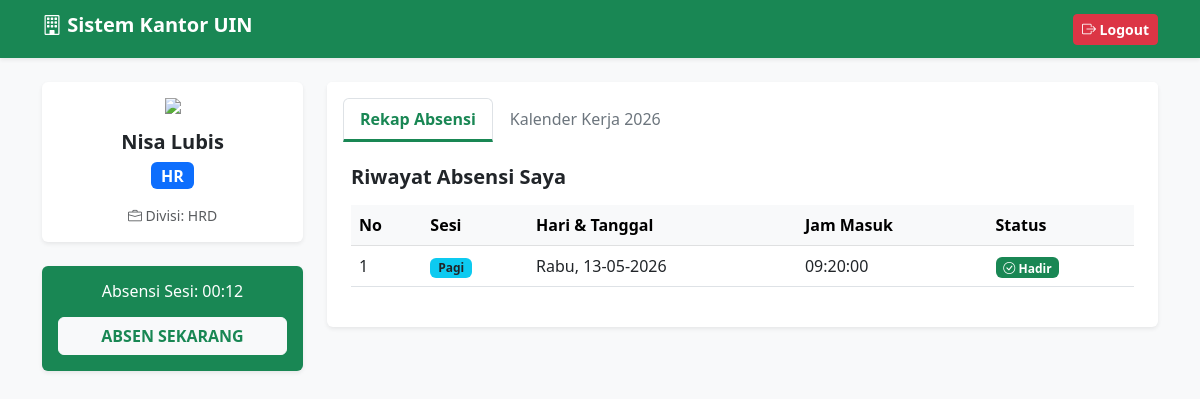
Page /dashboard.php (signed in) on the committed database.
### tables this page shows
CREATE TABLE `absensi` (
  `id_absen` int(11) NOT NULL,
  `username` varchar(50) DEFAULT NULL,
  `tanggal` date DEFAULT NULL,
  `jenis_absen` enum('Pagi','Siang','Sore') DEFAULT NULL,
  `jam_masuk` time DEFAULT NULL,
  `keterangan` enum('Hadir','Izin','Sakit') DEFAULT 'Hadir'
);

### config.php (called while the page is built, shortened)
<?php
class Database {
    private $host = "localhost";
    private $user = "root";
    private $pass = "";
    private $db   = "db_absensi";
    public function __construct() {
        $this->conn = new mysqli($this->host, $this->user, $this->pass, $this->db);
    }
}
?>

### auth.php (called while the page is built, shortened)
<?php
require_once 'config.php';
class Auth extends Database {
    public function getRekap($role, $username = null) {
        if ($role == 'Admin' || $role == 'Pendiri') {
            return $this->conn->query("SELECT absensi.*, users.nama_lengkap, users.role as user_role, users.divisi FROM absensi JOIN users ON absensi.username = users.username ORDER BY tanggal DESC, jam_masuk DESC");
        } else {
            return $this->conn->query("SELECT * FROM absensi WHERE username = '$username' ORDER BY tanggal DESC, jam_masuk DESC");
        }
    }
}
?>

### dashboard.php (the view, shortened to what this page needs)
<?php
require_once 'auth.php';
$auth = new Auth();
?>
<!DOCTYPE html>
<html lang="id">
<head>
    <link href="https://cdn.jsdelivr.net/npm/bootstrap@5.3.0/dist/css/bootstrap.min.css" rel="stylesheet">
    <link rel="stylesheet" href="https://cdn.jsdelivr.net/npm/bootstrap-icons@1.10.5/font/bootstrap-icons.css">
</head>
<body class="bg-light">
    <nav class="navbar navbar-dark bg-success shadow-sm mb-4">
        <div class="container">
            <span class="navbar-brand h1 fw-bold"><i class="bi bi-building"></i> Sistem Kantor UIN</span>
            <a href="logout.php" class="btn btn-danger btn-sm fw-bold"><i class="bi bi-box-arrow-right"></i> Logout</a>
        </div>
    </nav>
    <div class="container">
        <div class="row">
            <div class="col-md-3">
                <div class="card text-center shadow-sm mb-4 border-0">
                    <div class="card-body">
                        <img src="https://cdn-icons-png.flaticon.com/512/3135/3135715.png" width="80" class="mb-3">
                        <h5 class="fw-bold"><?=$_SESSION['nama']?></h5>
                        <p class="badge bg-primary fs-6"><?=$_SESSION['role']?></p>
                        <?php if ($_SESSION['role'] != 'Pendiri'): ?>
    <p class="text-muted small mb-0"><i class="bi bi-briefcase"></i> Divisi: <?= isset($_SESSION['divisi']) ? $_SESSION['divisi'] : '-' ?></p>
<?php endif; ?>
                    </div>
                </div>
                <?php if ($_SESSION['role'] != 'Admin'): ?>
                <div class="card shadow-sm border-0 bg-success text-white text-center mb-4">
                    <div class="card-body">
                        <h6>Absensi Sesi: <?=date('H:i')?></h6>
                        <form method="POST"><button type="submit" name="absen_sekarang" class="btn btn-light fw-bold w-100 mt-2 text-success">ABSEN SEKARANG</button></form>
                    </div>
                </div>
                <?php endif; ?>
            </div>
            <div class="col-md-9">
                <div class="card shadow-sm border-0">
                    <div class="card-header bg-white pt-3 pb-0 border-0">
                        <ul class="nav nav-tabs border-0" id="myTab" role="tablist">
                            <li class="nav-item"><button class="nav-link active" data-bs-toggle="tab" data-bs-target="#absen">Rekap Absensi</button></li>
                            <li class="nav-item"><button class="nav-link" data-bs-toggle="tab" data-bs-target="#kalender">Kalender Kerja 2026</button></li>
                        </ul>
                    </div>
                    <div class="card-body p-4 tab-content">
                        <div class="tab-pane fade show active" id="absen">
                            <h5 class="fw-bold mb-3"><?=($_SESSION['role'] == 'Admin' || $_SESSION['role'] == 'Pendiri') ? "Rekap Seluruh Karyawan" : "Riwayat Absensi Saya"?></h5>
                            <div class="table-responsive">
                                <table class="table table-hover align-middle">
                                    <thead class="table-light"><tr>
                                        <th>No</th>
                                        <th>Sesi</th><th>Hari & Tanggal</th><th>Jam Masuk</th><th>Status</th>
                                    </tr></thead>
                                    <tbody>
                                        <?php
                                        $rekap = $auth->getRekap($_SESSION['role'], $_SESSION['username']); $no=1;
                                        $daftar_hari = ['Sunday'=>'Minggu','Monday'=>'Senin','Tuesday'=>'Selasa','Wednesday'=>'Rabu','Thursday'=>'Kamis','Friday'=>'Jumat','Saturday'=>'Sabtu'];
                                        while($row = $rekap->fetch_assoc()): ?>
                                        <tr>
                                            <td><?=$no++?></td>
                                            <td><span class="badge bg-info text-dark"><?=$row['jenis_absen']?></span></td>
                                            <td><?=$daftar_hari[date('l', strtotime($row['tanggal']))]?>, <?=date('d-m-Y', strtotime($row['tanggal']))?></td>
                                            <td><?=$row['jam_masuk']?></td>
                                            <td><span class="badge bg-success"><i class="bi bi-check-circle"></i> <?=$row['keterangan']?></span></td>
                                        </tr>
                                        <?php endwhile; ?>
                                    </tbody>
                                </table>
                            </div>
                        </div>
                    </div>
                </div>
            </div>
        </div>
    </div>
</body>
</html>

### dashboard.php (style rules this page uses)
.nav-tabs .nav-link.active { font-weight: bold; color: #198754; border-bottom: 3px solid #198754; }
.nav-tabs .nav-link { color: #6c757d; }

### rows in the picture
absensi: jenis_absen "Pagi", tanggal "Rabu", tanggal "13-05-2026", jam_masuk "09:20:00", keterangan "Hadir"

### other values in the picture
$_SESSION['nama'] "Nisa Lubis"
$_SESSION['role'] "HR"
$_SESSION['divisi'] "HRD"
